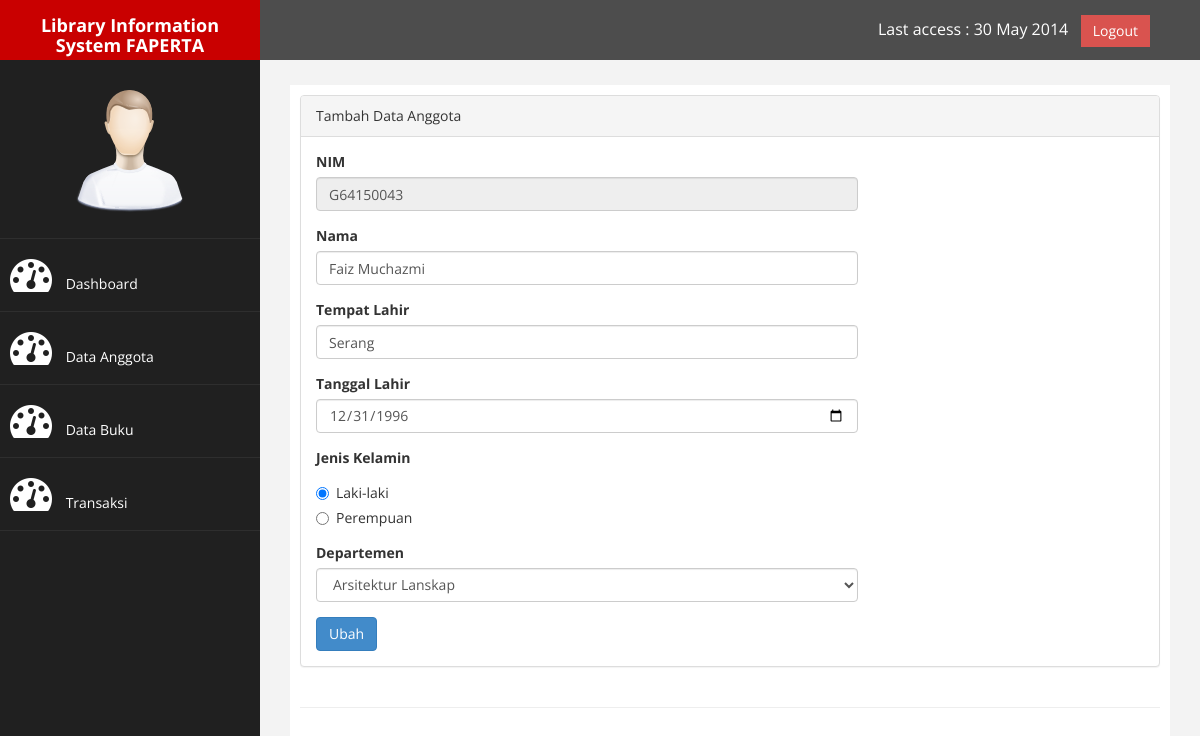
The app's page /?page=anggota&aksi=ubah_anggota&nim=g64150043 with its own data.
### tables this page shows
CREATE TABLE `tb_anggota` (
  `nim` varchar(9) NOT NULL,
  `nama` varchar(200) NOT NULL,
  `tempat_lahir` varchar(100) NOT NULL,
  `tgl_lahir` date NOT NULL,
  `jk` enum('Laki-laki','Perempuan') NOT NULL,
  `departemen` varchar(50) NOT NULL
);

### page/anggota/ubah_anggota.php (the view, shortened to what this page needs)
<?php
$nim = $_GET['nim'];
$sql = mysqli_query($conn, "select * from tb_anggota where nim='$nim'");
$tampil = mysqli_fetch_assoc($sql);
?>
<div class="row">
    <div class="col-md-12">
        <div class="panel panel-default">
            <div class="panel-heading">
                Tambah Data Anggota
            </div>
            <div class="panel-body">
                <div class="row">
                    <div class="col-md-8">
                        <form method="post">
                            <div class="form-group">
                                <label>NIM</label>
                                <input class="form-control" type="text" name="nim" value="<?php echo $tampil['nim']?>" style="text-transform: capitalize;" readonly/>
                            </div>
                            <div class="form-group">
                                <label>Nama</label>
                                <input class="form-control" type="text" name="nama" value="<?php echo $tampil['nama']?>" style="text-transform: capitalize;" required/>
                            </div>
                            <div class="form-group">
                                <label>Tempat Lahir</label>
                                <input class="form-control" type="text" name="tempat_lahir" value="<?php echo $tampil['tempat_lahir']?>" style="text-transform: capitalize;" required/>
                            </div>
                            <div class="form-group">
                                <label>Tanggal Lahir</label>
                                <input class="form-control" type="date" name="tgl_lahir" value="<?php echo $tampil['tgl_lahir']?>" required/>
                            </div>
                            <div class="form-group">
                                <label>Jenis Kelamin</label>
                                <div class="radio">
                                    <label>
                                        <input type="radio" name="jk" id="optionsRadios1" value="Laki-laki" <?php if ($tampil['jk']=='Laki-laki') echo 'checked'; ?> required/>Laki-laki
                                    </label>
                                </div>
                                <div class="radio">
                                    <label>
                                        <input type="radio" name="jk" id="optionsRadios2" value="Perempuan" <?php if ($tampil['jk']=='Perempuan') echo 'checked'; ?> required/>Perempuan
                                    </label>
                                </div>
                            </div>
                            <div class="form-group">
                                <label>Departemen</label>
                                <select class="form-control" name="departemen" required>
                                    <option value="arsitektur lanskap" <?php if ($tampil['departemen']=='arsitektur lanskap') echo 'selected'; ?>>Arsitektur Lanskap</option>
                                </select>
                            </div>
                            <button type="submit" class="btn btn-primary" name="ubah">Ubah</button>
                        </form>
                    </div>
                </div>
            </div>
        </div>
    </div>
</div>

### assets/css/custom.css (style rules this page uses)
body { font-family: 'Open Sans', sans-serif; }

### records on screen
tb_anggota: nim "g64150043", nama "faiz muchazmi", tempat_lahir "serang", tgl_lahir "12/31/1996", jk "☑ Laki-laki", jk "☐ Perempuan", departemen "Arsitektur Lanskap"
